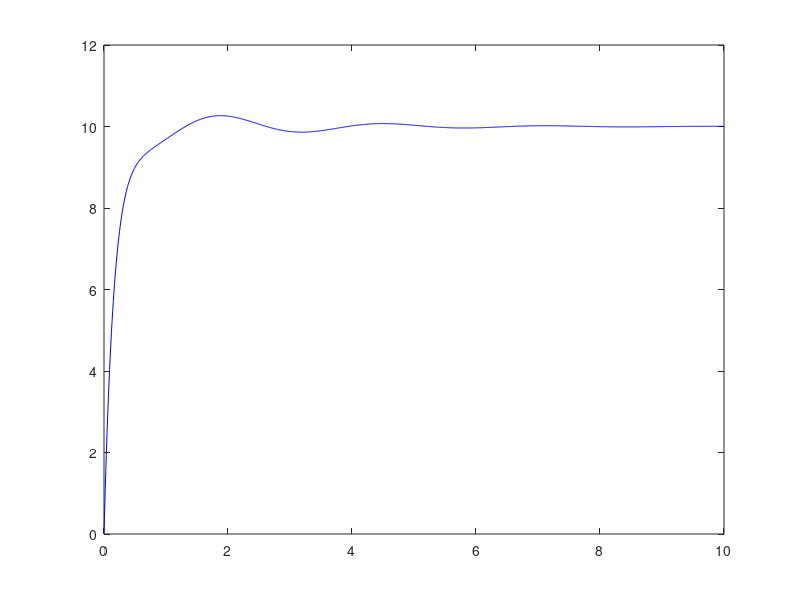

MATLAB code for this plot: (Note: this script raises an error after producing the figure.)
close all; clear all;

% Circuit parameters
R = 1;         % Resistance (Ohm)
L = 1;         % Inductance (H)
C = 1/6;       % Capacitance (F)

% Initial conditions
i_0 = 0;       % Initial current (A)
y_0 = 0;       % Initial voltage across capacitor (V)
d_y_0 = i_0 / C;  % Derivative of voltage across capacitor

% Input function
x_t = @(t) 10 * (t >= 0);  % Step function x(t) = 10u(t)

% Time vector
t_vector = 0:0.01:10;

% Transfer function coefficients
num = [d_y_0];  % Numerator based on initial condition
den = [1 R/L (1/(L*C))]; % Denominator coefficients

% Calculate step response using step function
s1 = -R/(2*L) + sqrt((R/(2*L))^2 - 1/(L*C)); % Roots of the denominator
s2 = -R/(2*L) - sqrt((R/(2*L))^2 - 1/(L*C));

% Coefficients for the response
A = (y_0 - (10/(1/(L*C)))) / (s1 - s2);
B = (10/(1/(L*C))) / (s1 - s2);

% Compute the full response
y_h = A * exp(s1 * t_vector) + B * exp(s2 * t_vector);
y_p = 10 * (1 - exp(-t_vector/(R*C))); % Final value due to the step input 
y = y_h + y_p;

% Determine the time when y(t) reaches 9.9
final_value = 10;
target_value = 0.99 * final_value;
convergence_time = find(y >= target_value, 1) * 0.01;  % Get the first time point above 9.9

% Plotting the response
figure;
plot(t_vector, y, 'b', 'DisplayName', 'y(t) for R=1, x(t)=10u(t)');
hold on;
yline(target_value, 'r--', 'Target Value (9.9)', 'LabelHorizontalAlignment', 'left');
xlabel('Time (s)');
ylabel('Response y(t)');
title('Response of RLC Circuit with Step Input x(t) = 10u(t)');
grid on;
legend show;  % Show legend

% Display the time it takes to converge to 99% of the final value
fprintf('Time to converge to 99%% of final value (9.9V): %.2f seconds\n', convergence_time);
